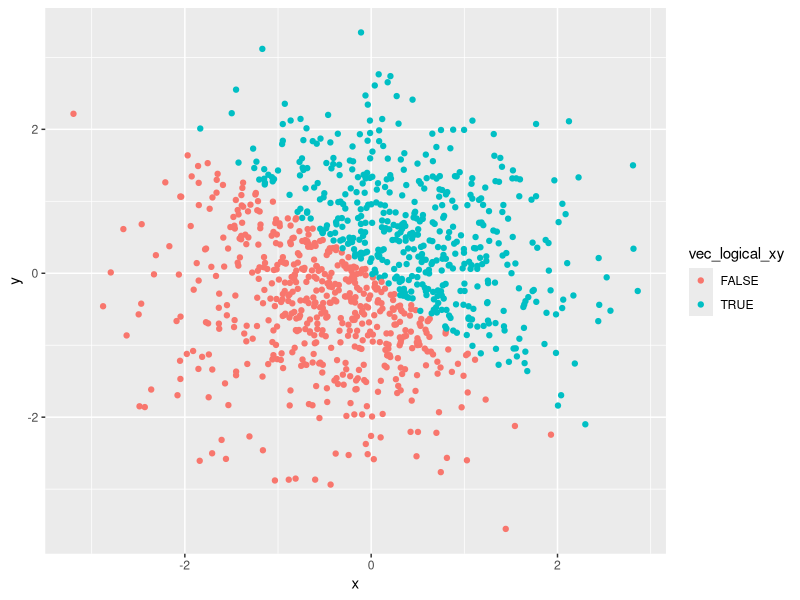
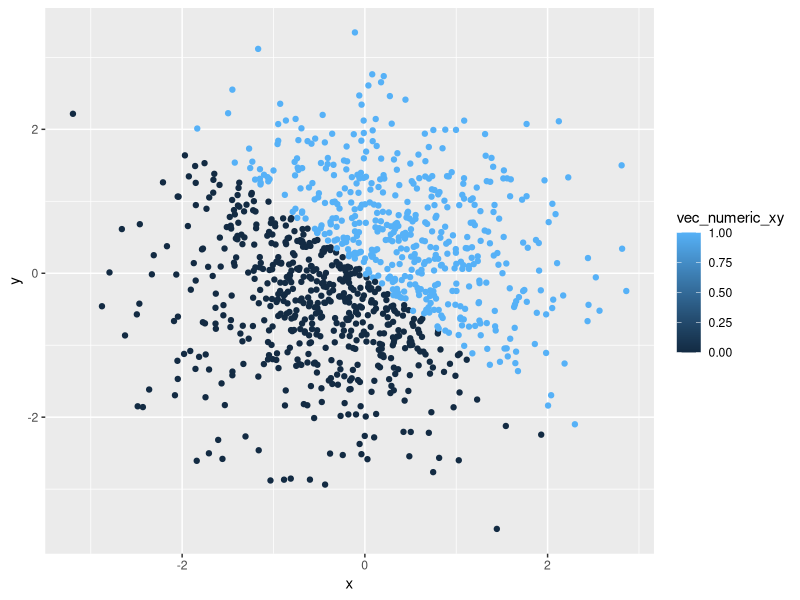
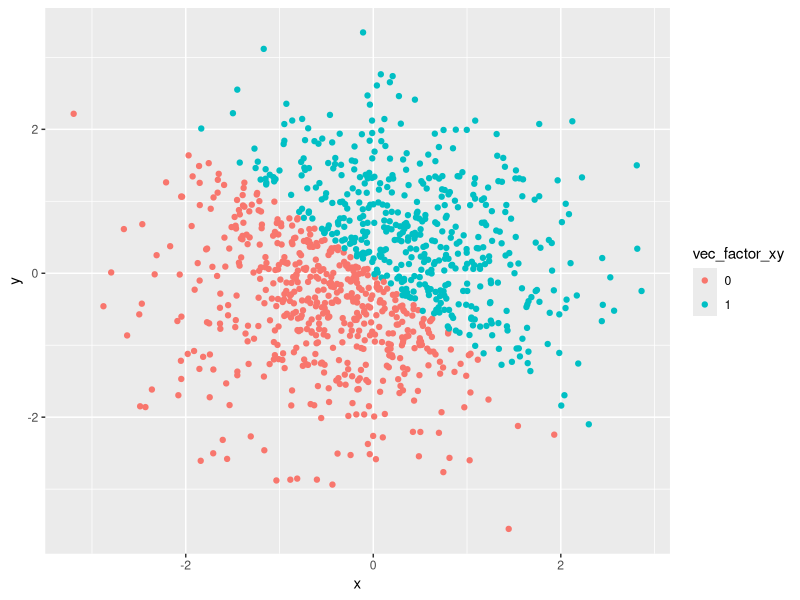
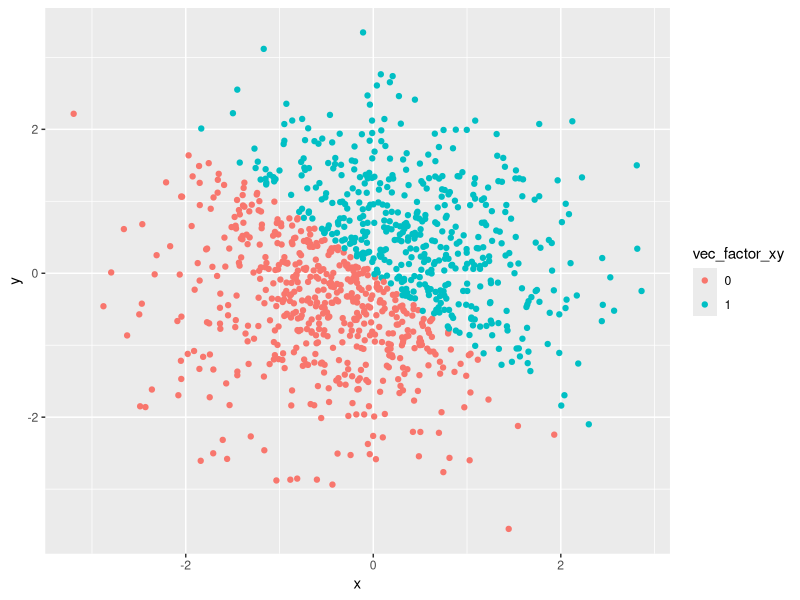

Recreate these plots in R, in order.
## ---- chunk 1
knitr::opts_chunk$set(echo = TRUE)

library(tidyverse)
## ---- chunk 2
hw1_q1_df = tibble(
  samp = runif(10, 0, 5),
  vec_logical = samp > 2,
  vec_character = c('a', 'b', 'c', 'd', 'e', 'f', 'g', 'h', 'i', 'j'),
  vec_factor = factor(c(vec_character))
)

##taking the mean of each variable
mean(hw1_q1_df$vec_logical)
mean(hw1_q1_df$vec_character)
mean(hw1_q1_df$vec_factor)
## ---- chunk 3
as.numeric(as.factor(hw1_q1_df$vec_character))
as.numeric(as.character(hw1_q1_df$vec_factor))
## ---- chunk 4
set.seed(124)
hw1_q2_df = tibble(
  x = rnorm (1000),
  y = rnorm (1000),
  vec_logical_xy = x + y > 0,
  vec_numeric_xy = as.numeric(vec_logical_xy),
  vec_factor_xy = as.factor(vec_numeric_xy),
)
## ---- chunk 5
ggplot(hw1_q2_df, aes(x, y, color = vec_logical_xy)) + geom_point()

ggplot(hw1_q2_df, aes(x, y, color = vec_numeric_xy)) + geom_point()

ggplot(hw1_q2_df, aes(x, y, color = vec_factor_xy)) + geom_point()

ggsave("HW_1_tm2925_scatter_plots.pdf", height = 4, width = 6)
